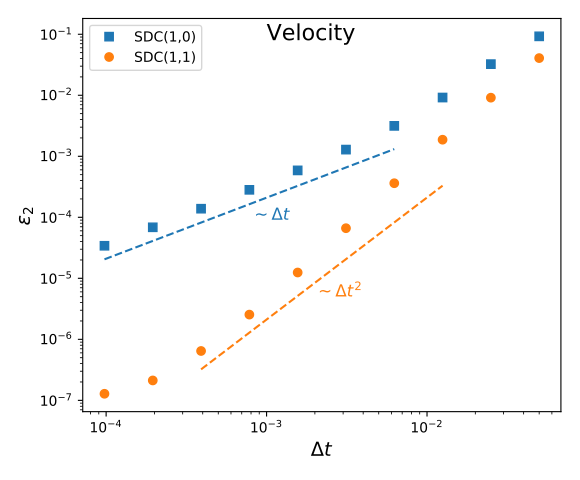

Recreate this plot in Python.
#! /usr/bin/env python3

import matplotlib.pyplot as plt
import numpy as np
import math


sdc10 = np.genfromtxt('convergence_dt-sdc-1-0.dat', skip_header=0, names=True)
sdc11 = np.genfromtxt('convergence_dt-sdc-1-1.dat', skip_header=0, names=True)

plt.figure(figsize=(5.8, 4.8))

plt.plot(sdc10['dt'], sdc10['err_v_rms'], linestyle='None', marker='s', label='SDC(1,0)')
plt.plot(sdc11['dt'], sdc11['err_v_rms'], linestyle='None', marker='o', label='SDC(1,1)')

# line indicating order 1 for sdc10
n = sdc10['dt'].size
m = 1
c = 0.6 * sdc10['err_v_rms'][n-m]
tau = np.array([ sdc10['dt'][n-m], sdc10['dt'][3] ])
err = np.array([ c               , c * (tau[1]/tau[0]) ])
plt.plot(tau, err, linestyle='--', color='C0')
plt.text(8e-4, 9e-5, r'$\sim \Delta t$', color='C0', size='12')

# line indicating order 1 for CS
n = sdc11['dt'].size - 1
m = 2
c = 0.5 * sdc11['err_v_rms'][n-m]
tau = np.array([ sdc11['dt'][n-m], sdc11['dt'][2] ])
err = np.array([ c            , c * (tau[1]/tau[0])**2 ])
plt.plot(tau, err, linestyle='--', color='C1')
plt.text(2e-3, 5e-6, r'$\sim \Delta t^2$', color='C1', size='12')


plt.xscale('log', basex=10)
#plt.xlim(xmin=1e-6,xmax=1e-1)
plt.xlabel(r'$\Delta t$', size='14')

plt.yscale('log')
plt.ylabel(r'$\varepsilon_2$', size='14')
#plt.ylim(ymin=1e-5, ymax=3e-1)


plt.legend(loc='best')
plt.text(1e-3, 0.08, r'Velocity', color='black', size='16')


plt.tight_layout()


plt.savefig('convergence_dt.pdf')
